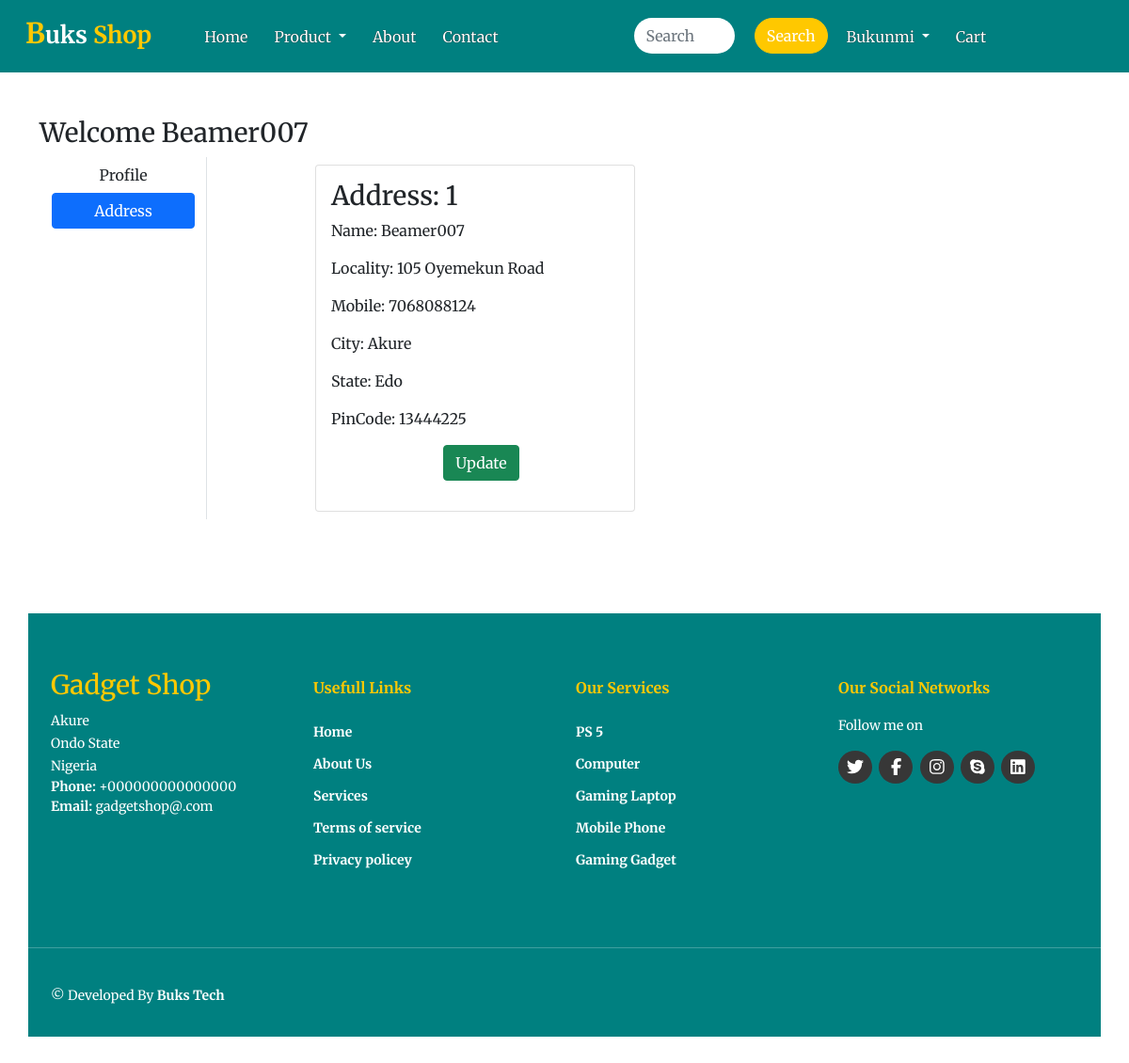
The page /address/ (signed in) on the database its author committed.
### app/models.py (models this page shows, shortened)
class Customer(models.Model):
    user = models.ForeignKey(User, on_delete=models.CASCADE)
    name = models.CharField(max_length=200)
    locality = models.CharField(max_length=200)
    city = models.CharField(max_length=200)
    mobile = models.IntegerField(default=0)
    zipcode = models.IntegerField()
    state = models.CharField(choices=STATE_CHOICES, max_length=100)

### app/views.py (the view)
# urls.py: path('address/', views.address, name='address'),
def address(request):
    add = Customer.objects.filter(user=request.user)
    return render(request, 'app/address.html', locals())

### app/templates/app/address.html (shortened to what this page needs)
{% extends 'app/base.html' %}
{% load static %}
{% block main-content %}
<div class="container my-5">
    <div class="row">
        <h3> Welcome <span class="text-capitalize">{{request.user}}</span></h3>
    <div class="col-sm-2 border-end">
        <ul class="list-unstyled">
            <li class="d-grid"> <a href="{% url  'profile' %}" class="btn ">Profile </a></li>
            <li class="d-grid"> <a href="{% url  'address' %}" class="btn btn-primary"> Address </a></li>
        </ul>
    </div>
    <div class="col-sm-8 offset-sm-1">
        <div class="row">
            {% for ad in add %}
            <div class="col-sm-6">
                <div class="card m-2">
                    <div class="card-body">
                        <h3> Address: {{forloop.counter}}</h3>
                        <p> Name: {{ad.user}} </p>
                        <p> Locality: {{ad.locality}} </p>
                        <p> Mobile: {{ad.mobile}} </p>
                        <p> City: {{ad.city}} </p>
                        <p> State: {{ad.state}} </p>
                        <p> PinCode: {{ad.zipcode}}</p>
                        <p class="text-center"> <a href="{% url 'updateAddress' pk=ad.id %}" type="button" class="btn btn-success"> Update </a></p>
                    </div>
                </div>
            </div>
            {% endfor %}
        </div>
    </div>
   {% endblock main-content%}

### static/app/css/style1.css (style rules this page uses)
* { margin: 0; padding: 0; box-sizing: border-box; outline: none; font-family: 'Merriweather', serif; }
.btn { margin-left: 13px; }
html { scroll-behavior: smooth; }

### rows shown on the page
Customer: user "Beamer007", locality "105 Oyemekun Road", mobile "7068088124", city "Akure", state "Edo", zipcode "13444225"

### other values the page prints
{{ request.user }} "Beamer007"
